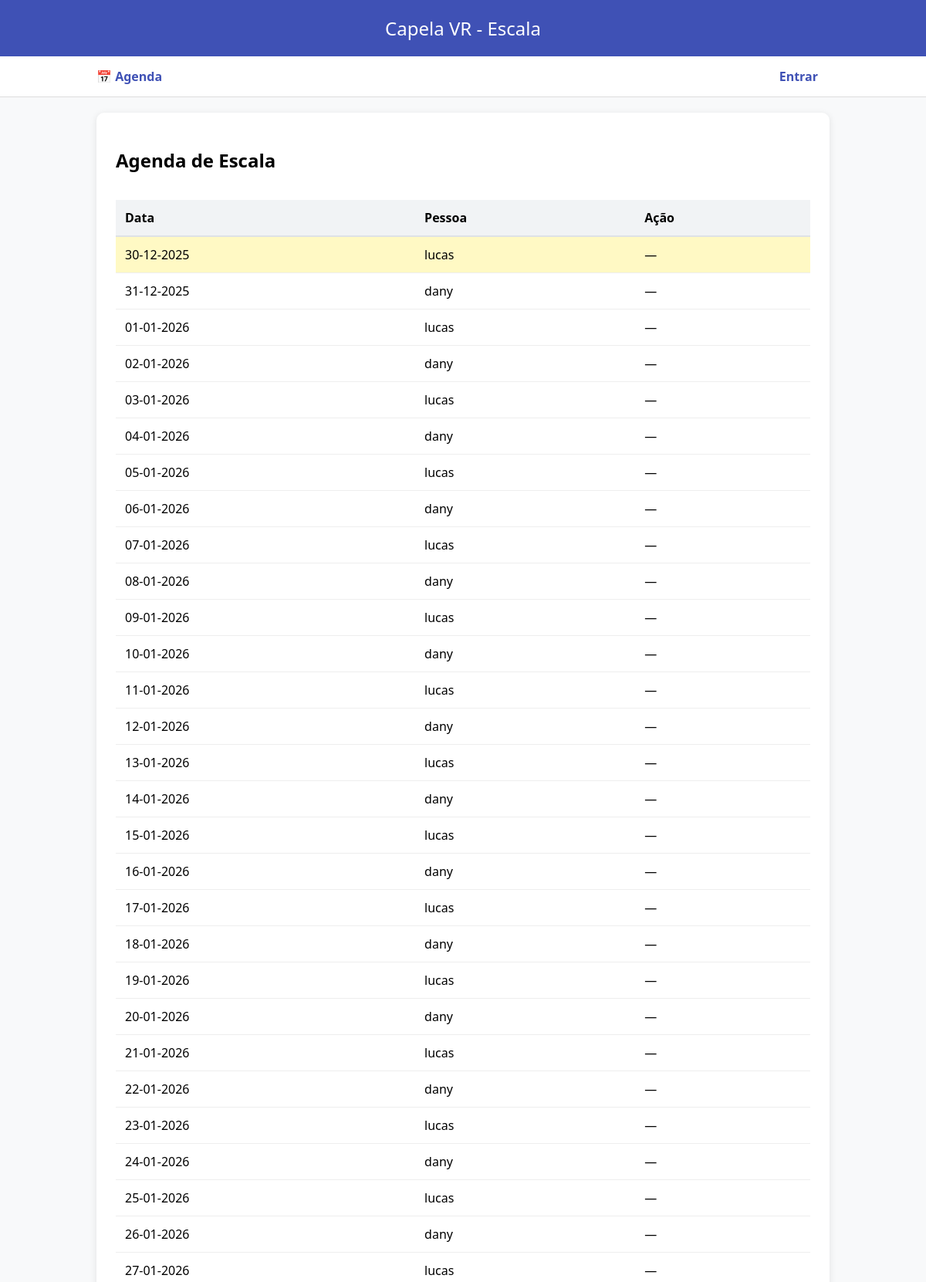
The page / (upper part) on the database its author committed.
### tables this page shows
CREATE TABLE agenda (
                id INTEGER PRIMARY KEY AUTOINCREMENT,
                data DATE NOT NULL,
                pessoa_id INTEGER NOT NULL,
                FOREIGN KEY(pessoa_id) REFERENCES pessoas(id)
            );

CREATE TABLE pessoas (
                id INTEGER PRIMARY KEY AUTOINCREMENT,
                nome TEXT NOT NULL,
                senha TEXT DEFAULT '1234',
                role TEXT DEFAULT 'user',
                primeiro_login INTEGER DEFAULT 1,
                ordem INTEGER NOT NULL,
                ativo INTEGER DEFAULT 1
            );

### app.py (the view)
@app.route("/")
def agenda():
    hoje = date.today().strftime("%Y-%m-%d")
    with get_db() as db:
        c = db.cursor()
        c.execute("""
            SELECT agenda.id, agenda.data, strftime('%d-%m-%Y', agenda.data) AS data_br, pessoas.nome
            FROM agenda JOIN pessoas ON pessoas.id = agenda.pessoa_id ORDER BY agenda.data
        """)
        dados = c.fetchall()
    return render_template("agenda.html", agenda=dados, hoje=hoje)

### app.py (called while the page is built)
def get_db():
    conn = sqlite3.connect(DB_NAME, timeout=10)
    conn.row_factory = sqlite3.Row
    return conn

### templates/agenda.html (shortened to what this page needs)
{% extends "base.html" %}
{% block content %}
<div style="display: flex; justify-content: space-between; align-items: center;">
    <h2>Agenda de Escala</h2>
</div>
<table>
    <tr>
        <th>Data</th>
        <th>Pessoa</th>
        <th>Ação</th>
    </tr>
    {% for a in agenda %}
    <tr {% if a['data'] == hoje %} style="background: #fff9c4;" {% endif %}>
        <td>{{ a['data_br'] }}</td>
        <td>{{ a['nome'] }}</td>
        <td>
            {% if a['data'] == hoje and session['role'] == 'admin' %}
            <form method="post" action="/atrasar">
                <input type="number" name="dias" value="1" min="1" style="width: 40px;">
                <button type="submit">Atrasar</button>
            </form>
            {% else %} — {% endif %}
        </td>
    </tr>
    {% endfor %}
</table>
{% endblock %}

### templates/base.html (shortened to what this page needs)
<!DOCTYPE html>
<html>
<head>
    <link rel="stylesheet" href="{{ url_for('static', filename='style.css') }}">
</head>
<body>
    <header>Capela VR - Escala</header>
    <nav>
        <div style="display: flex; justify-content: space-between; max-width: 950px; margin: auto;">
            <div>
                <a href="/">📅 Agenda</a>
            </div>
            <div>
                {% if session.get('nome') %}
                    <span>Olá, <b>{{ session['nome']|capitalize }}</b></span>
                    <a href="/logout" style="color: red; margin-left: 10px;">Sair</a>
                {% else %}
                    <a href="/login">Entrar</a>
                {% endif %}
            </div>
        </div>
    </nav>
    <div class="container">
        {% block content %}{% endblock %}
    </div>
</body>
</html>

### static/style.css (style rules this page uses)
body { font-family: 'Segoe UI', sans-serif; background: #f8f9fa; margin: 0; padding: 0; }
header { background: #3f51b5; color: white; padding: 20px; text-align: center; font-size: 24px; }
nav { background: white; padding: 15px; border-bottom: 1px solid #ddd; margin-bottom: 20px; }
nav a { margin-right: 15px; text-decoration: none; color: #3f51b5; font-weight: bold; }
.container { max-width: 900px; margin: auto; background: white; padding: 25px; border-radius: 10px; box-shadow: 0 2px 10px rgba(0,0,0,0.1); }
table { width: 100%; border-collapse: collapse; margin-top: 15px; }
th { background: #f1f3f5; padding: 12px; text-align: left; border-bottom: 2px solid #dee2e6; }
td { padding: 12px; border-bottom: 1px solid #eee; }

### rows shown on the page
agenda: data_br "30-12-2025", nome "lucas"
agenda: data_br "31-12-2025", nome "dany"
agenda: data_br "01-01-2026", nome "lucas"
agenda: data_br "02-01-2026", nome "dany"
agenda: data_br "03-01-2026", nome "lucas"
agenda: data_br "04-01-2026", nome "dany"
agenda: data_br "05-01-2026", nome "lucas"
agenda: data_br "06-01-2026", nome "dany"
agenda: data_br "07-01-2026", nome "lucas"
agenda: data_br "08-01-2026", nome "dany"
agenda: data_br "09-01-2026", nome "lucas"
agenda: data_br "10-01-2026", nome "dany"
agenda: data_br "11-01-2026", nome "lucas"
agenda: data_br "12-01-2026", nome "dany"
agenda: data_br "13-01-2026", nome "lucas"
agenda: data_br "14-01-2026", nome "dany"
agenda: data_br "15-01-2026", nome "lucas"
agenda: data_br "16-01-2026", nome "dany"
agenda: data_br "17-01-2026", nome "lucas"
agenda: data_br "18-01-2026", nome "dany"
agenda: data_br "19-01-2026", nome "lucas"
agenda: data_br "20-01-2026", nome "dany"
agenda: data_br "21-01-2026", nome "lucas"
agenda: data_br "22-01-2026", nome "dany"
agenda: data_br "23-01-2026", nome "lucas"
agenda: data_br "24-01-2026", nome "dany"
agenda: data_br "25-01-2026", nome "lucas"
agenda: data_br "26-01-2026", nome "dany"
agenda: data_br "27-01-2026", nome "lucas"
